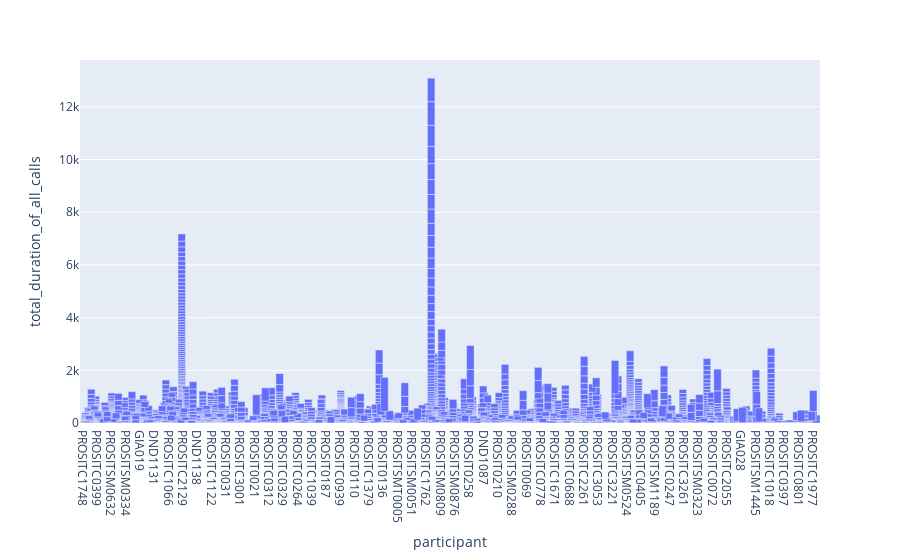

Notebook code cell kept with this figure:
### Code cell
df = callingFeatures.sort_values("total_duration_of_all_calls").reset_index()
fig = px.bar(df, x="participant", y="total_duration_of_all_calls")

for data in fig.data:
    data["width"] = 10
    
fig.show()

### Figure 1 — Plotly figure (JSON) as saved in the notebook; plotly's stock layout.template omitted (floating-point values rounded to 4 significant figures; data arrays with more than 128 entries replaced by an {"elided": "..."} marker saying what was removed)
{"data": [{"alignmentgroup": "True", "hovertemplate": "participant=%{x}<br>total_duration_of_all_calls=%{y}<extra></extra>", "legendgroup": "", "marker": {"color": "#636efa"}, "name": "", "offsetgroup": "", "orientation": "v", "showlegend": false, "textposition": "auto", "type": "bar", "width": 10, "x": {"elided": "10403 str values"}, "xaxis": "x", "y": {"elided": "10403 int values"}, "yaxis": "y"}], "layout": {"barmode": "relative", "legend": {"tracegroupgap": 0}, "margin": {"t": 60}, "xaxis": {"anchor": "y", "domain": [0, 1], "title": {"text": "participant"}}, "yaxis": {"anchor": "x", "domain": [0, 1], "title": {"text": "total_duration_of_all_calls"}}}}
